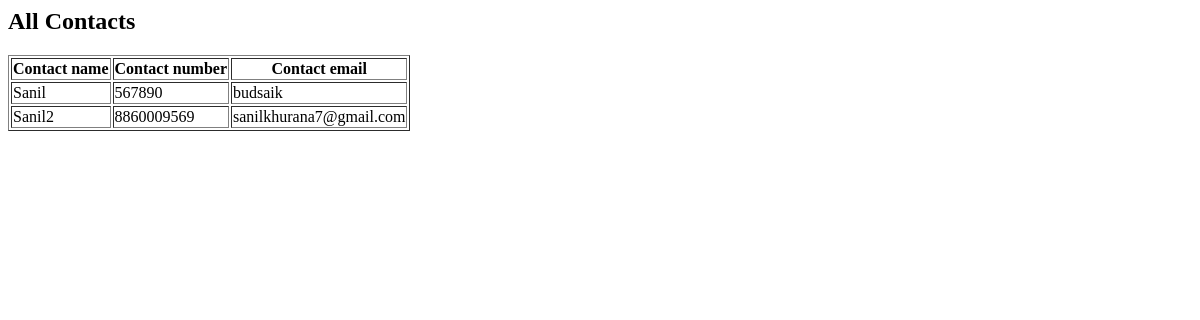
The page /phonebook/seecontacts/ on the database as committed earlier.
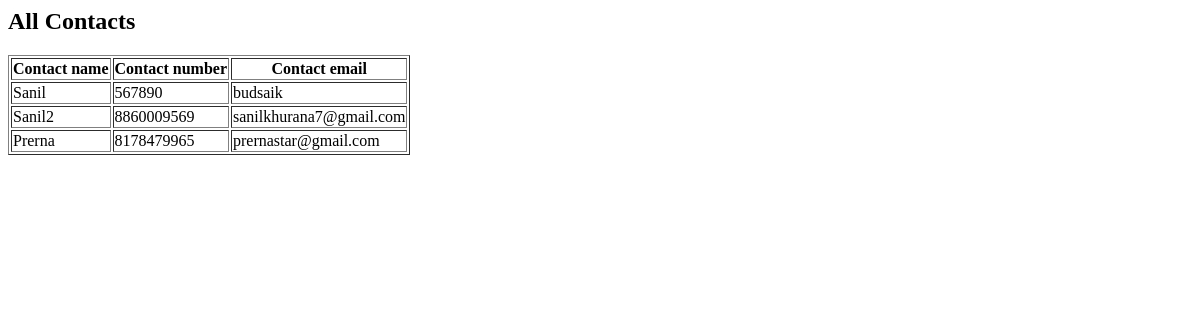
The same page on the database as committed later.
### phonebook/models.py (models this page shows, shortened)
class Contact(models.Model):
    contact_name = models.CharField("Name", max_length = 100)
    phone = models.CharField("Phone number", max_length = 20)
    email = models.CharField("Email address", max_length= 200)

### phonebook/views.py (the view)
# urls.py: path('seecontacts/', views.see_contacts, name='See contacts')
def see_contacts(request):
    contacts = Contact.objects.all()
    context = {'contacts':contacts}
    return render(request, "phonebook/seecontacts.html", context)

### phonebook/templates/phonebook/seecontacts.html
<h2>
    All Contacts
</h2>
{% if contacts %}
    <table border="1">
        <tr>
            <th>Contact name</th>
            <th>Contact number</th>
            <th>Contact email</th>
        </tr>
    {% for contact in contacts %}
        <tr>
            <td>{{ contact.contact_name }}</td>
            <td>{{ contact.phone }}</td>
            <td>{{ contact.email }}</td>
        </tr>
    {% endfor %}
    </table>
{% else %}
    No contacts found!
{% endif %}

Rows that differ between the two databases and show on the page:
added Contact: contact_name "Prerna", phone "8178479965", email "prernastar@gmail.com"
